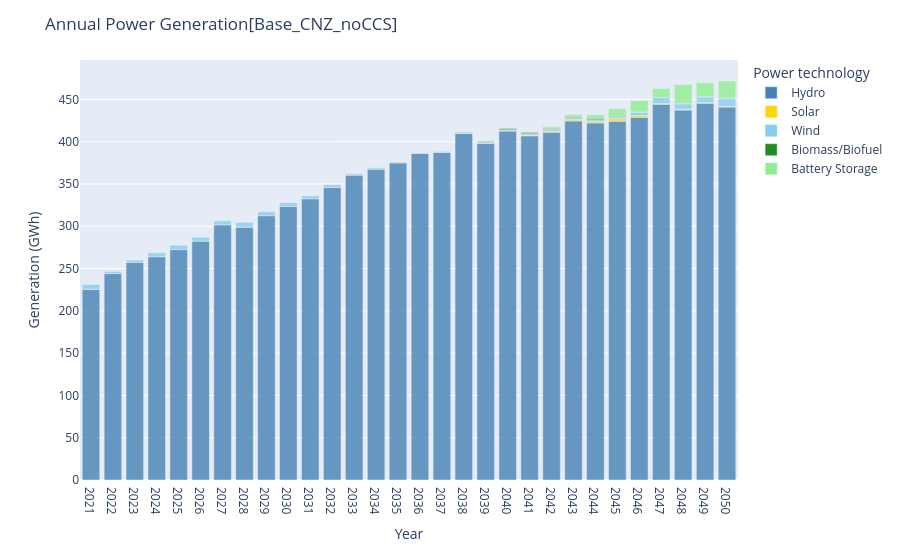

The code cell stored with this chart in its notebook:
### Code cell
nexus_energy_plots["Nexus_power_generation_annual"]

### Figure 1 — Plotly figure (JSON) as saved in the notebook; plotly's stock layout.template omitted (floating-point values rounded to 4 significant figures)
{"data": [{"alignmentgroup": "True", "hovertemplate": "power_techs=Hydro<br>Year=%{x}<br>Capacity (Gigawatts)=%{y}<extra></extra>", "legendgroup": "Hydro", "marker": {"color": "#4682B4", "opacity": 0.8, "pattern": {"shape": ""}}, "name": "Hydro", "offsetgroup": "PWRHYD", "orientation": "v", "showlegend": true, "textposition": "auto", "type": "bar", "x": [2021, 2022, 2023, 2024, 2025, 2026, 2027, 2028, 2029, 2030, 2031, 2032, 2033, 2034, 2035, 2036, 2037, 2038, 2039, 2040, 2041, 2042, 2043, 2044, 2045, 2046, 2047, 2048, 2049, 2050], "xaxis": "x", "y": [225.6, 244.1, 257.2, 264.0, 272.4, 282.3, 301.6, 298.7, 312.5, 323.5, 332.4, 345.9, 360.3, 367.4, 374.8, 386.0, 387.5, 409.7, 398.2, 412.7, 406.9, 411.2, 424.4, 422.2, 424.2, 428.8, 444.2, 437.4, 445.5, 441.0], "yaxis": "y"}, {"alignmentgroup": "True", "hovertemplate": "power_techs=Solar<br>Year=%{x}<br>Capacity (Gigawatts)=%{y}<extra></extra>", "legendgroup": "Solar", "marker": {"color": "#FFD700", "opacity": 0.8, "pattern": {"shape": ""}}, "name": "Solar", "offsetgroup": "PWRSOL", "orientation": "v", "showlegend": true, "textposition": "auto", "type": "bar", "x": [2021, 2022, 2037, 2038, 2039, 2040, 2041, 2042, 2043, 2044, 2045, 2046, 2047, 2048, 2049, 2050], "xaxis": "x", "y": [0.004358, 0.001126, 0.148, 0.148, 0.148, 0.148, 0.8565, 1.197, 1.662, 1.693, 2.97, 2.128, 0.8451, 0.8451, 0.8451, 0.8451], "yaxis": "y"}, {"alignmentgroup": "True", "hovertemplate": "power_techs=Wind<br>Year=%{x}<br>Capacity (Gigawatts)=%{y}<extra></extra>", "legendgroup": "Wind", "marker": {"color": "#87CEEB", "opacity": 0.8, "pattern": {"shape": ""}}, "name": "Wind", "offsetgroup": "PWRWND", "orientation": "v", "showlegend": true, "textposition": "auto", "type": "bar", "x": [2021, 2022, 2023, 2024, 2025, 2026, 2027, 2028, 2029, 2030, 2031, 2032, 2033, 2034, 2035, 2036, 2037, 2038, 2039, 2040, 2041, 2042, 2043, 2044, 2045, 2046, 2047, 2048, 2049, 2050], "xaxis": "x", "y": [5.486, 2.486, 2.75, 4.607, 5.197, 4.783, 4.813, 5.821, 4.611, 4.211, 3.486, 3.162, 1.646, 1.716, 1.167, 0.7267, 0.9956, 1.005, 0.9554, 1.247, 1.634, 2.181, 2.14, 2.083, 2.083, 3.93, 7.147, 6.607, 6.692, 9.35], "yaxis": "y"}, {"alignmentgroup": "True", "hovertemplate": "power_techs=Biomass/Biofuel<br>Year=%{x}<br>Capacity (Gigawatts)=%{y}<extra></extra>", "legendgroup": "Biomass/Biofuel", "marker": {"color": "#228B22", "opacity": 0.8, "pattern": {"shape": ""}}, "name": "Biomass/Biofuel", "offsetgroup": "PWRBIO", "orientation": "v", "showlegend": true, "textposition": "auto", "type": "bar", "x": [2037, 2038, 2039, 2040, 2041, 2042, 2043, 2044, 2045, 2046, 2047, 2048, 2049, 2050], "xaxis": "x", "y": [0.1144, 0.5986, 1.071, 1.534, 1.517, 1.266, 1.139, 1.725, 0.9596, 0.2389, 0.1194, 0.1194, 0.1194, 0.1194], "yaxis": "y"}, {"alignmentgroup": "True", "hovertemplate": "power_techs=Battery Storage<br>Year=%{x}<br>Capacity (Gigawatts)=%{y}<extra></extra>", "legendgroup": "Battery Storage", "marker": {"color": "lightgreen", "opacity": 0.8, "pattern": {"shape": ""}}, "name": "Battery Storage", "offsetgroup": "BATTERY_STORAGE", "orientation": "v", "showlegend": true, "textposition": "auto", "type": "bar", "x": [2042, 2043, 2044, 2045, 2046, 2047, 2048, 2049, 2050], "xaxis": "x", "y": [1.975, 2.661, 4.207, 8.741, 13.61, 10.53, 22.81, 16.49, 20.47], "yaxis": "y"}], "layout": {"barmode": "relative", "legend": {"title": {"text": "Power technology"}, "tracegroupgap": 0}, "margin": {"t": 60}, "title": {"text": "Annual Power Generation[Base_CNZ_noCCS]"}, "xaxis": {"anchor": "y", "domain": [0, 1], "tickmode": "linear", "title": {"text": "Year"}}, "yaxis": {"anchor": "x", "domain": [0, 1], "title": {"text": "Generation (GWh)"}}}}
